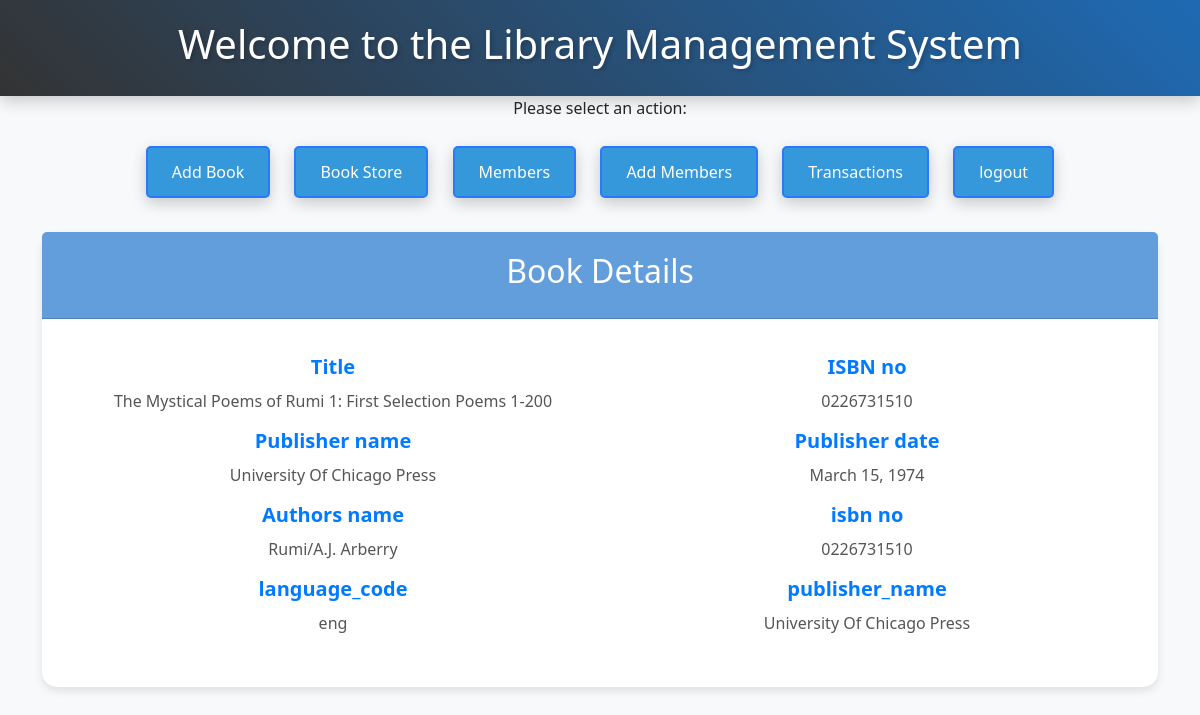
The app's page /book_details/24/ with its own data.
### library/models.py (models this page shows)
class Book(models.Model):    # Defines a Django model named Book with various fields representing book attributes (title, authors, etc.).
    IS_RENT = [(0,'NO'),(1,'YES')]
    title = models.CharField(max_length=255)
    authors = models.CharField(max_length=255)
    average_rating = models.DecimalField(max_digits=3, decimal_places=2)
    isbn = models.CharField(max_length=13)
    isbn13 = models.CharField(max_length=13)
    language_code = models.CharField(max_length=3)
    num_pages = models.IntegerField(null=True, blank=True)
    ratings_count = models.IntegerField()
    text_reviews_count = models.IntegerField()
    publication_date = models.DateField()
    publisher_name = models.CharField(max_length=254)
    is_rent = models.IntegerField(choices=IS_RENT , default=0)

### library/views.py (the view)
# urls.py: path('book_details/<bookid>/', book_details, name='book_details'),                         # URL for the book_details view with a dynamic bookid parameter.
def book_details(request , bookid):
    data = Book.objects.get(id = bookid)
    print(data , "--------------")
    return render(request,  "book_details.html" , locals() )

### templates/book_details.html (shortened to what this page needs)
{% extends "base.html" %}
{% block content %}
</head>
<body>
<div class="container mt-4">
  <div class="card">
    <div class="card-header">
      <h2>Book Details</h2>
    </div>
    <div class="card-body">
      <div class="row">
        <div class="col-md-6">
          <h5>Title</h5>
          <p class="data-value">{{data.title}}</p>
        </div>
        <div class="col-md-6">
          <h5>ISBN no</h5>
          <p class="data-value">{{data.isbn}}</p>
        </div>
        <div class="col-md-6">
          <h5>Publisher name</h5>
          <p class="data-value">{{data.publisher_name}}</p>
        </div>
        <div class="col-md-6">
          <h5><span>Publisher date</span></h5>
          <p class="data-value">{{data.publication_date}}</p>
        </div>
        <div class="col-md-6">
          <h5><span>Authors name</span></h5>
          <p class="data-value">{{data.authors}}</p>
        </div>
        <div class="col-md-6">
          <h5><span>isbn no</span></h5>
          <p class="data-value">{{data.isbn}}</p>
        </div>
        <div class="col-md-6">
          <h5><span>language_code</span></h5>
          <p class="data-value">{{data.language_code}}</p>
        </div>
        <div class="col-md-6">
          <h5><span>publisher_name</span></h5>
          <p class="data-value">{{data.publisher_name}}</p>
        </div>
      </div>
      </div>
    </div>
  </div>
</body>
</html>
{% endblock %}

### static/css/style.css (style rules this page uses)
body { font-family: 'Arial', sans-serif; background-color: #f2f2f2; margin: 0; padding: 0; }
.container { width: 80%; margin: 0 auto; text-align: center; }
h2 { font-size: 24px; margin-bottom: 20px; }

### templates/book_details.html (style rules this page uses)
body { background-color: #f8f9fa; }
.card { border: none; border-radius: 15px; box-shadow: 0 4px 8px rgba(0, 0, 0, 0.1); }
.card-header { background-color: #629ddc; color: #fff; padding: 20px; text-align: center; border-top-left-radius: 15px; border-top-right-radius: 15px; }
.row { padding: 20px; }
h5 { margin-bottom: 10px; font-weight: bold; color: #007bff; }
span { font-weight: bold; }
.data-value { color: #555; }

### records on screen
Book: title "The Mystical Poems of Rumi 1: First Selection Poems 1-200", isbn "0226731510", publisher_name "University Of Chicago Press", publication_date "March 15, 1974", authors "Rumi/A.J. Arberry", language_code "eng"
